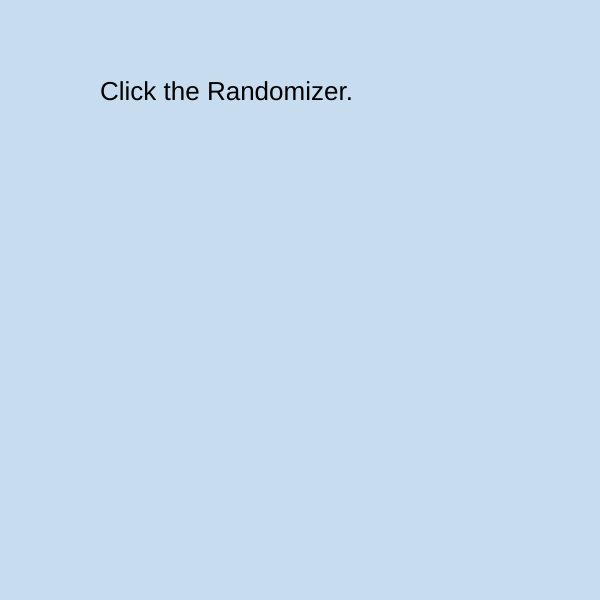
Frame 1 (no input)
Frame 60 (no input): identical to frame 1, image omitted
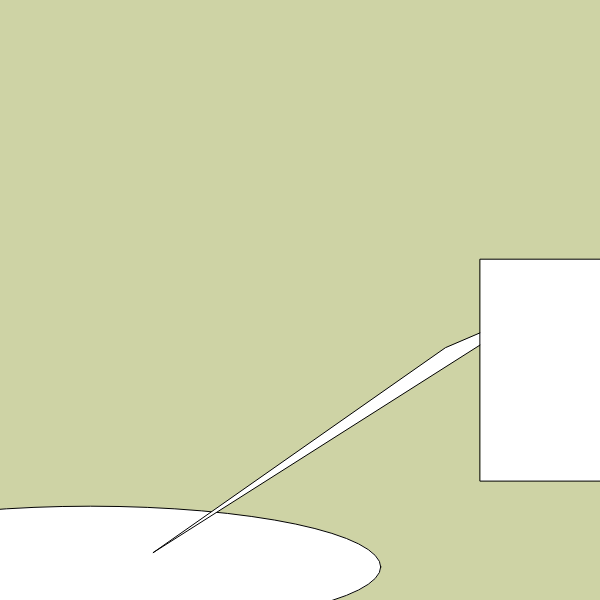
Frame 120 (the mouse pressed at the canvas centre since frame 60)

The p5.js sketch that drew these frames (run headless with seeded random() and noise() and a simulated clock; from frame 60 on, the mouse is pressed at the canvas centre):

// p5.js sketch
// ── sketch.js
let birds = [
  {name: "cardinal",
    color: "red"},
  {name: "lazuli bunting",
    color: "cyan"},
  {name: "bluebird",
    color: "bright blue"},
  {name: "hummingbird",
    color: "green and pink"},
  {name: "house finch",
    color: "pink"},
  {name: "sandpiper", color: "light brown"},
  {name: "robin",
    color: "black and orange"},
  {name: "goldfinch",
    color: "yellow"},
  {name: "blue jay",
    color: "light blue"},
  {name: "painted bunting",
    color: "rainbow"},
  {name: "flamingo",
    color: "pink"},
  {name: "mockingbird", color: "gray"}
];


let randomIndex;
let animating;

function setup() {
  createCanvas(600, 600);
  background(200,220,240);
  textSize(26);
  fill(0);
  text("Click the Randomizer.", 100, 100);
}

function draw() {

  if (animating==true){

  background (random(200,255), random(100,255), random(100,255));
  fill(255);
  ellipse(random(width), random(height), random(width), random(height));
  triangle(random(width), random(height), random(width), random(height), random(width), random(height));
  rect(random(width), random(height), random(width), random(height));
  }
}


function randomizer(){

  animating=false;
  if (birds[0]) {
    background(200,220,240);
    fill(random(0,200), random(0,100), random(0,100));
    randomIndex = int(random(birds.length));
    text(`The ${birds[randomIndex].name} is ${birds[randomIndex].color}.`, 100, 100);
    birds.splice(randomIndex, 1);
  } else {
    background(200,220,240);
    fill(random(0,200), random(0,100), random(0,100));
    text("That's all!", 50, 50);
  }
}

function mousePressed() {

  animating=true;

  setTimeout(randomizer, 1000);

}
